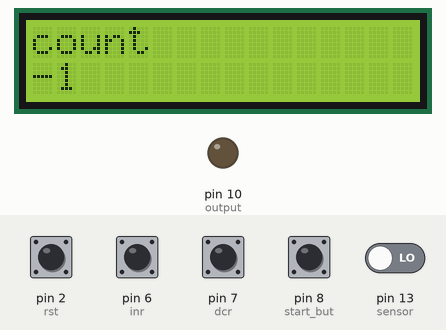
Bench run of a sketch on a simulated Arduino Uno, built with avr-gcc and run on an emulated ATmega328P. On the bench: 16×2 character LCD, output pins drawn as LEDs (lit = HIGH). The inputs (shaded band) are chosen by the test bench; at power-on: pin 2 (rst), pin 6 (inr), pin 7 (dcr), pin 8 (start_but) HIGH, pin 13 (sensor) LOW. EEPROM starts erased.

Above: at 7.2 s.
7.3 s: pin 2 (rst) pulled LOW for 0.15 s
8.9 s: pin 6 (inr) pulled LOW for 0.15 s
At 9.5 s:
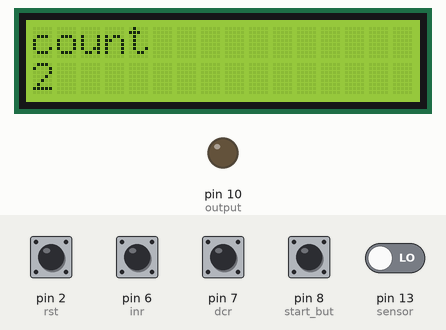
10.5 s: pin 8 (start_but) pulled LOW for 0.15 s
At 11.4 s:
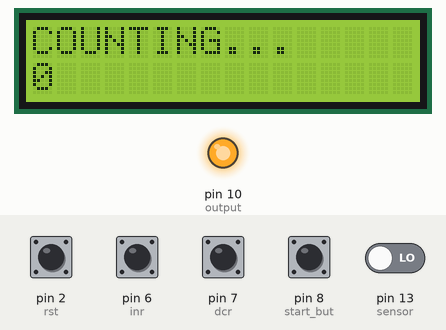
12.1 s: pin 2 (rst) pulled LOW for 1 s
At 12.11 s:
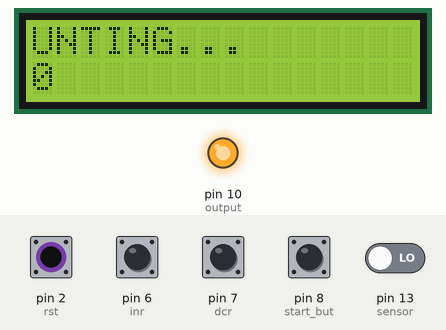
14.6 s: pin 2 (rst) pulsed LOW 5 times (0.12 s each, 0.3 s apart)
At 15.51 s:
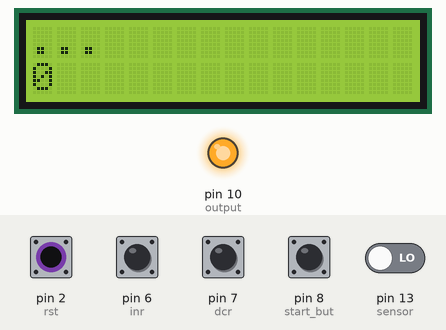
Timing chart, 0 to 17.6 s (numbered marks = the images above; inputs shaded):
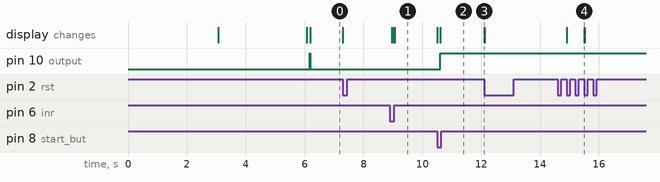

The sketch:

ir_counter.ino
```cpp
#include <LiquidCrystal.h>
#include <EEPROM.h>

#define sensor 13
// when ever the sensor goes high the program counts
// sensor is the pin where hall effect sensor is to be connected
// start_but is the pin from start button connect the other terminal of the start button to ground
// inr is the pin for increasing button connect second terminal to ground
// dcr is the pin for decreasing button connect second terminal to ground

int  start_but = 8, inr = 6, dcr = 7, output = 10 , rst = 2;
volatile long i = 0, count = 0;
const int rs = 12, en = 11, d4 = 5, d5 = 4, d6 = 3, d7 = 9;
LiquidCrystal lcd(rs, en, d4, d5, d6, d7);

volatile bool paused = 0;

int working_time = 5; //adjust this to change no of working hours
int rest_time = 1;  //adjust this to change the rest time of the counter

int timer = 0, j = 0, k = 0, l = 0;

void setup() {
  Serial.begin(38400);
  lcd.begin(16, 2);
  lcd.clear();
  lcd.setCursor(0, 0);
  lcd.print("COUNTING MACHINE");
  delay(3000);
  lcd.clear();
  lcd.setCursor(0, 0);
  lcd.print("original sketch");
  lcd.setCursor(0, 1);
  lcd.print("ver.1.0  GAGAN ");
  delay(3000);

  EEPROM.get(5,paused);

  EEPROM.get(0, count);

  EEPROM.get(6, i);

  pinMode(start_but, INPUT_PULLUP);
  pinMode(inr, INPUT_PULLUP);
  pinMode(dcr, INPUT_PULLUP);
  pinMode(rst, INPUT_PULLUP);
  pinMode(sensor, INPUT);
  pinMode(output, OUTPUT);
  digitalWrite(output, LOW);
  lcd.clear();

  attachInterrupt(0, mem_reset, FALLING);
}

void loop() {

  lcd.setCursor(0, 0);
  lcd.print("count");
  lcd.setCursor(0, 1);
  lcd.print(count);
  if (digitalRead(inr) == LOW && count < 2000000) {
    delay(50);
    count++;
    lcd.clear();
    lcd.setCursor(0, 0);
    lcd.print("count");
    lcd.setCursor(0, 1);
    lcd.print(count);
  }

  if (digitalRead(dcr) == LOW && count > 0) {
    delay(50);
    count--;
    lcd.clear();
    lcd.setCursor(0, 0);
    lcd.print("count");
    lcd.setCursor(0, 1);
    lcd.print(count);
  }

  if (digitalRead(start_but) == LOW || (paused == 1)) {
    if (paused == 0) {
      EEPROM.put(0, count);
    }
    lcd.clear();
    delay(100);
    paused = 1;
    EEPROM.put(5, paused);
    digitalWrite(output, HIGH);

    while (count > i) {
      lcd.setCursor(0, 0);
      lcd.print("COUNTING...");
      lcd.setCursor(0, 1);
      lcd.print(i);

      if (timer == working_time) {
        lcd.clear();
        lcd.setCursor(0, 0);
        lcd.print("rest");
        timer = 0;
        j = 0;
        k = 0;
        l = 0;
        digitalWrite(output, LOW);
        while (timer != rest_time) {
          j++;
          delay(10);
          if (j > 100) {
            k++;
            j = 0;
          }
          if (k == 60) {
            l++;
            k = 0; j = 0;
          }
          if (l == 60) {
            timer++;
            l = 0; k = 0; j = 0;
          }
        }
        digitalWrite(output, HIGH);
        timer = 0; l = 0; k = 0; j = 0;
      }
      else if (digitalRead(sensor) == HIGH) {
        ++i;
        EEPROM.put(6, i);
        delay(10);

        while (digitalRead(sensor) == HIGH) {
          j++;
          delay(10);
          if (j > 100) {
            k++;
            j = 0;
          }
          if (k > 60) {
            l++;
            k = 0; j = 0;
          }
          if (l > 60) {
            timer++;
            l = 0; k = 0; j = 0;
          }
        }
      }
      else {
        j++;
        delay(10);
        if (j > 100) {
          k++;
          j = 0;
        }
        if (k > 60) {
          l++;
          k = 0; j = 0;
        }
        if (l > 60) {
          timer++;
          l = 0; k = 0; j = 0;
        }
      }

    }
    mem_reset();
  }
  digitalWrite(output, LOW);
}

void mem_reset() {
  i = 0 ;
  EEPROM.put(6, i);
  paused = 0;
  EEPROM.put(5, paused);
  lcd.clear();
}
```

Measured:
- after the input at 8.9 s, the display: first changes after 0.05 s (image 1 shows a later state)
- after the input at 10.5 s, pin 10 (output): LOW → HIGH after 0.11 s; the display: first changes at once (image 2 shows a later state)
- after the input at 12.1 s, the display: changes at once (image 3)
- after the input at 14.6 s, the display: first changes after 0.30 s (image 4 shows a later state)
